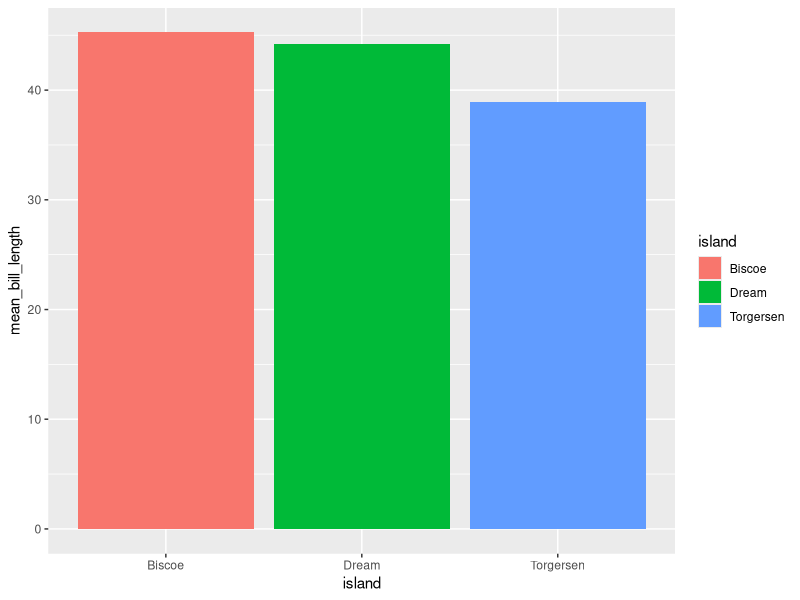
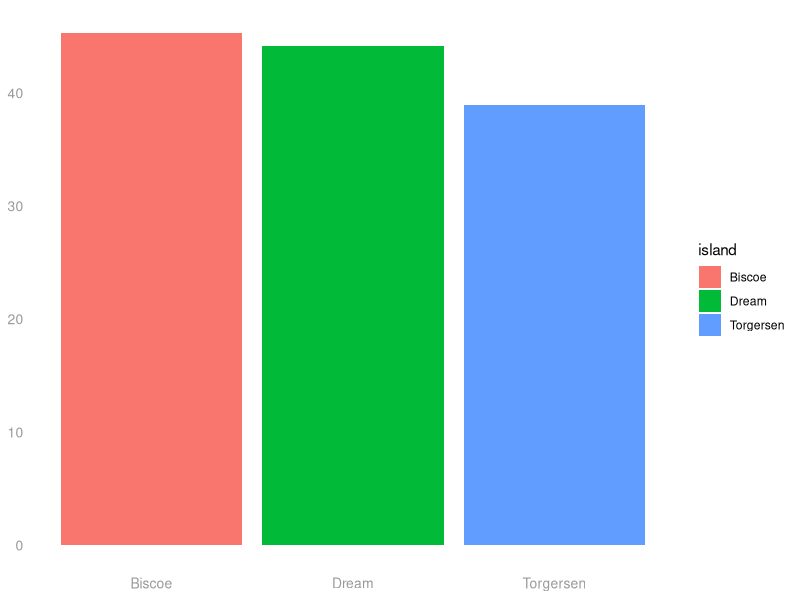

R code for these plots, in order:
library(tidyverse)
library(ggtext)
library(palmerpenguins)


theme_dk <- function() {
  theme_minimal() +
    theme(
      axis.title = element_blank(),
      plot.title = element_markdown(),
      plot.title.position = "plot",
      panel.grid = element_blank(),
      axis.text = element_text(color = "grey60", size = 10)
    )
}

penguin_bar_chart <-
  penguins |>
  group_by(island) |>
  summarize(mean_bill_length = mean(bill_length_mm, na.rm = TRUE)) |>
  ggplot(
    aes(
      x = island,
      y = mean_bill_length,
      label = island,
      fill = island
    )
  ) +
  geom_col()

penguin_bar_chart

penguin_bar_chart +
  theme_dk()
